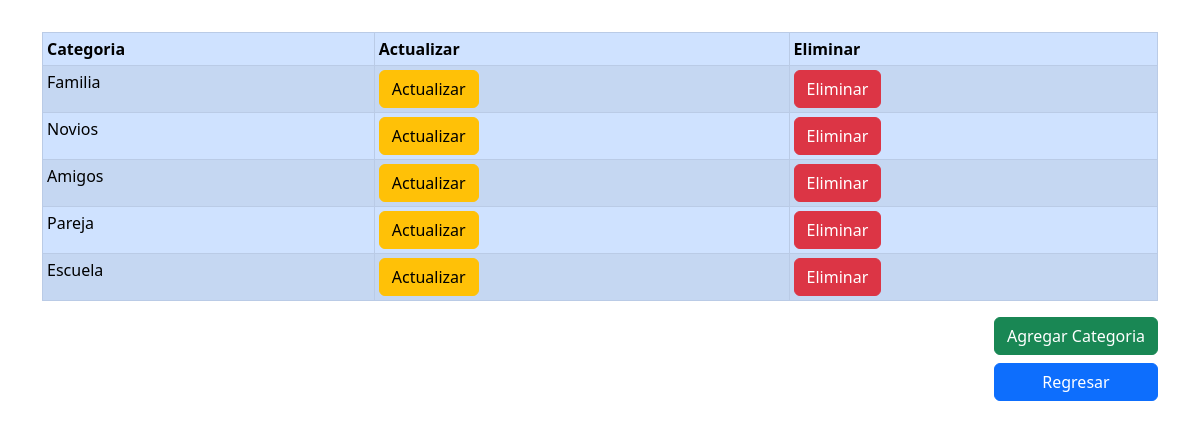
Page /readCategoria on the committed database.
### tables this page shows
CREATE TABLE `categoria` (
  `id_categoria` int(11) NOT NULL,
  `categoria` varchar(200) DEFAULT NULL
);

### app/model/crud.class.php (called while the page is built, shortened)
<?php
    class Crud{
        private $conexion;
        private $host = "localhost";
        private $usuario = "root";
        private $pass = "";
        private $bd = "agendados";
        public function __construct()
        {
         $this-> conexion = new PDO("mysql:host=$this->host;dbname=$this->bd", $this->usuario, $this->pass);
        }
        public function readCategoria(){
            $query = "SELECT * FROM categoria";
            $stmt = $this->conexion->prepare($query);
            $stmt->execute();
            $result = $stmt->fetchAll(PDO::FETCH_ASSOC);
            return $result;
        }
    }
?>

### app/views/readCategoria.php (the view, shortened to what this page needs)
<div class="container mt-3">
    <div class="row">
        <div class="col mt-3">
            <table class="table table-hover table-primary table-striped table-responsive table-bordered table-sm">
                <thead>
                    <tr>
                        <th>Categoria</th>
                        <th>Actualizar</th>
                        <th>Eliminar</th>
                    </tr>
                </thead>
                <tbody>
                    <?php
                        foreach ($Categorias as $categoria):
                    ?>
                    <tr>
                        <td><?php echo $categoria["categoria"] ?></td>
                        <td><a href="./updateCategoria&id=<?php echo $categoria["id_categoria"]?>" class="btn btn-warning">Actualizar</a></td>
                        <td><button data-id="<?php echo $categoria["id_categoria"] ?>" class="btn btn-danger eliminar">Eliminar</button></td>
                    </tr>
                    <?php
                        endforeach;
                    ?>
                </tbody>
            </table>
            <div class="d-grid gap-2 justify-content-md-end">
                <a href="./createCategoria" class="btn btn-success">Agregar Categoria</a>
                <a href="./read" class="btn btn-primary">Regresar</a>
            </div>
        </div>
    </div>
</div>

### rows in the picture
categoria: categoria "Familia"
categoria: categoria "Novios"
categoria: categoria "Amigos"
categoria: categoria "Pareja"
categoria: categoria "Escuela"
